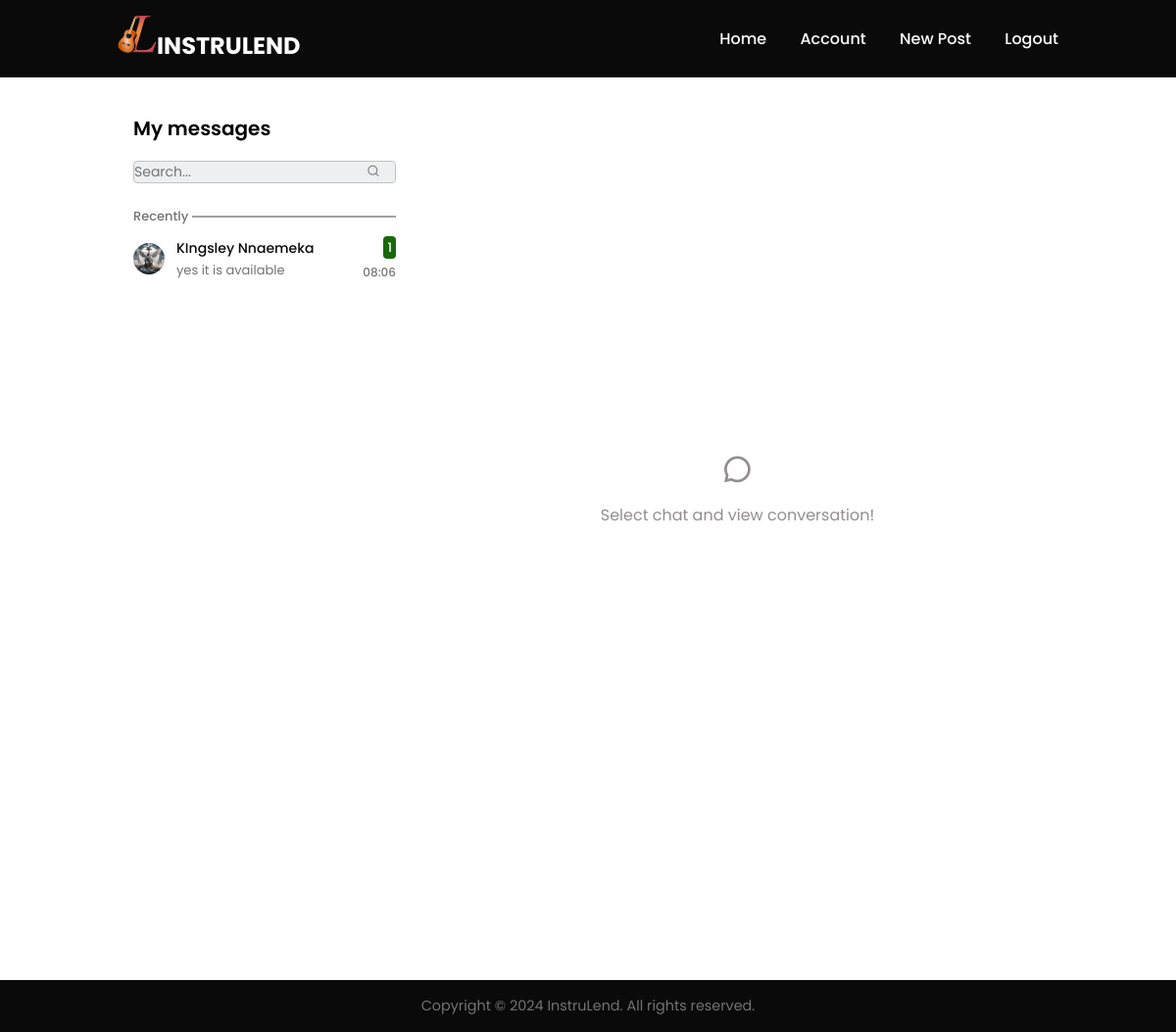
/chats (signed in), run on an earlier commit of the app's database.
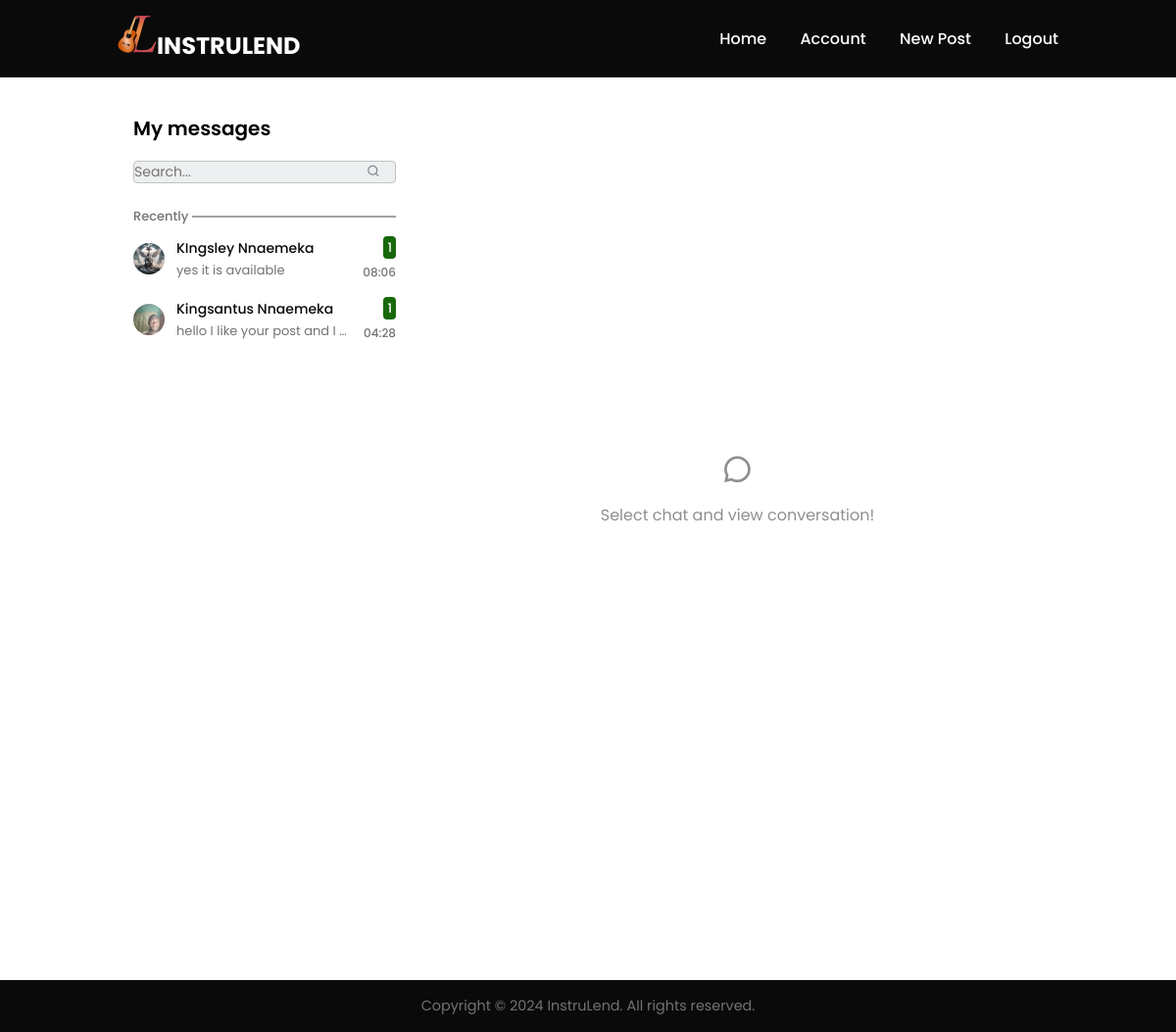
And on a later commit of the database.
### app/models.py (models this page shows, shortened)
class Chat(db.Model):
    id = db.Column(db.String(64), primary_key=True)
    user1_id = db.Column(db.Integer, db.ForeignKey('user.id'), nullable=False)
    user2_id = db.Column(db.Integer, db.ForeignKey('user.id'), nullable=False)
    messages = db.relationship('Message', backref='chat', lazy=True)

class User(db.Model, UserMixin):
    id = db.Column(db.Integer, primary_key=True)
    first_name = db.Column(db.String(100), nullable=False)
    last_name = db.Column(db.String(100), nullable=False)
    email = db.Column(db.String(255), unique=True, nullable=False)
    phone_number = db.Column(db.String(15), unique=True, nullable=False)
    city = db.Column(db.String(50))
    country = db.Column(db.String(10), nullable=False, default='Nigeria')
    password = db.Column(db.String(60), nullable=False)
    verification_number = db.Column(db.String(25), unique=True)
    verified_user = db.Column(db.Boolean, nullable=False, default=False)
    created_at = db.Column(db.DateTime, nullable=False, default=datetime.utcnow)
    image_file = db.Column(db.String(50), nullable=False, default='default.jpg')
    posts = db.relationship('Post', backref='author', lazy=True)
    reviewer = db.relationship('Review', foreign_keys='Review.user_id', backref='author1', lazy=True)
    reviewed = db.relationship('Review', foreign_keys='Review.author_id', backref='author2', lazy=True)
    rented = db.relationship('Agreement', backref='author4', lazy=True)
    expirence = db.relationship('Expirence', backref='author6', lazy=True)
    chats_user1 = db.relationship('Chat', backref='user1', foreign_keys='Chat.user1_id', lazy=True)
    chats_user2 = db.relationship('Chat', backref='user2', foreign_keys='Chat.user2_id', lazy=True)
    message = db.relationship('Message', backref='author7', lazy=True)

class Message(db.Model):
    id = db.Column(db.Integer, primary_key=True)
    chat_id = db.Column(db.String(64), db.ForeignKey('chat.id'), nullable=False)
    user_id = db.Column(db.Integer, db.ForeignKey('user.id'), nullable=False)
    content = db.Column(db.Text)
    timestamp = db.Column(db.DateTime)

### app/chats/routes.py (the view)
@messages.route('/chats', methods=['GET', 'POST'])
@login_required
def chats():
    chats = Chat.query.filter(or_(Chat.user1_id == current_user.id, Chat.user2_id == current_user.id)).all()
    chat_messages = {}
    for chat in chats:
        messages = Message.query.filter_by(chat_id=chat.id).all()
        chat_messages[chat.id] = messages
    current_datetime = datetime.now()
    timedelta_class = timedelta
    current_user_id = current_user.id
    return render_template('message.html', chats=chats, chat_messages=chat_messages, current_datetime=current_datetime, timedelta_class=timedelta_class, current_user_id=current_user_id)

### app/models.py (called while the page is built)
@login_manager.user_loader
def load_user(user_id):
    return User.query.get(int(user_id))

### app/templates/message.html (shortened to what this page needs)
{% extends 'base.html' %}
{% block content %}
<div class="chat-section">
    <div class="chat-container">
        <div class="chat-content">
            <div class="content-sidebar">
                <div class="content-sidebar-title">My messages</div>
                <form action="" class="content-sidebar-form">
                    <input type="search" class="content-sidebar-input" placeholder="Search...">
                    <button class="content-sidebar-submit"><i class="ri-search-line"></i></button>
                </form>
                <div class="content-messages">
                    <ul class="content-messages-list">
                        <li class="content-message-title"><span>Recently</span></li>
                        {% for chat in chats %}
                            {% if chat.user1_id == current_user.id %}
                                {% set other_user = chat.user2 %}
                            {% else %}
                                {% set other_user = chat.user1 %}
                            {% endif %}
                            <li>
                                <a href="#" data-conversation="#conversation--{{ chat.id }}">
                                    <img class="content-message-image" src="{{ url_for('static', filename='images/profile_pic/' + other_user.image_file) }}">
                                    <span class="content-message-info">
                                        <span class="content-message-name">{{ other_user.first_name }} {{ other_user.last_name }}</span>
                                        <span class="content-message-text">
                                            {% if chat_messages[chat.id] %}
                                                {{ chat_messages[chat.id][-1].content }}
                                            {% else %}
                                                No messages yet
                                            {% endif %}
                                        </span>
                                    </span>
                                    <span class="content-message-more">
                                        <span class="content-message-unread">1</span>
                                        {% if chat_messages[chat.id] %}
                                            <span class="content-message-time">{{ chat_messages[chat.id][-1].timestamp.strftime('%H:%M') }}</span>
                                        {% endif %}
                                    </span>
                                </a>
                            </li>
                        {% endfor %}
                    </ul>
                </div>
            </div>
            <div class="conversation conversation-default active">
                <i class="ri-chat-3-line"></i>
                <p>Select chat and view conversation!</p>
            </div>
        </div>
    </div>
</div>
{% endblock %}

What changed in the data, as far as the page shows it:
added Chat: image_file (picture)
added User: first_name "Kingsantus", last_name "Nnaemeka"
added Message: content "hello I like your post and I…", timestamp "04:28"
